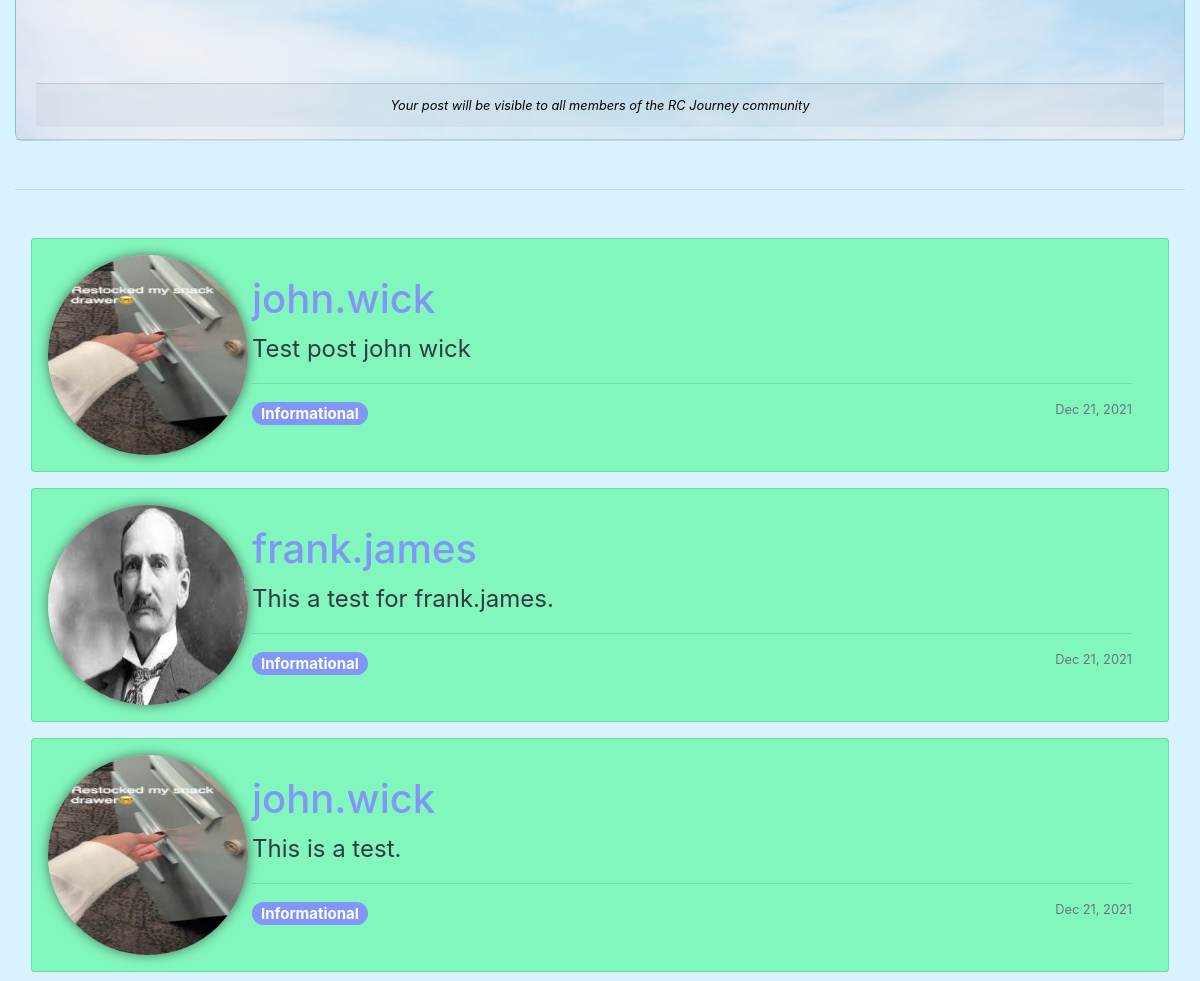
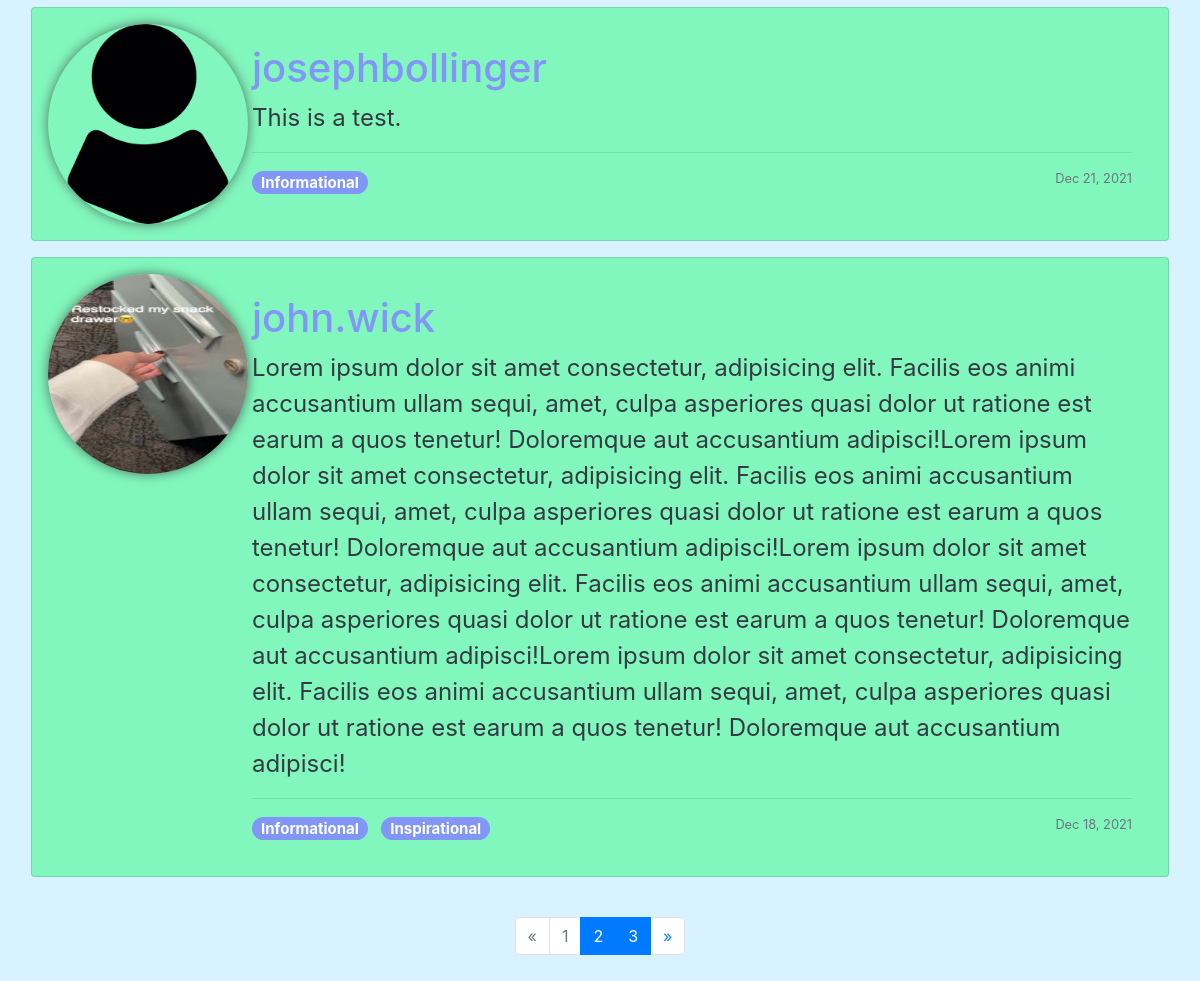
Before: /forum/ (signed in, lower part) with the older database file (2 pictures, top to bottom).
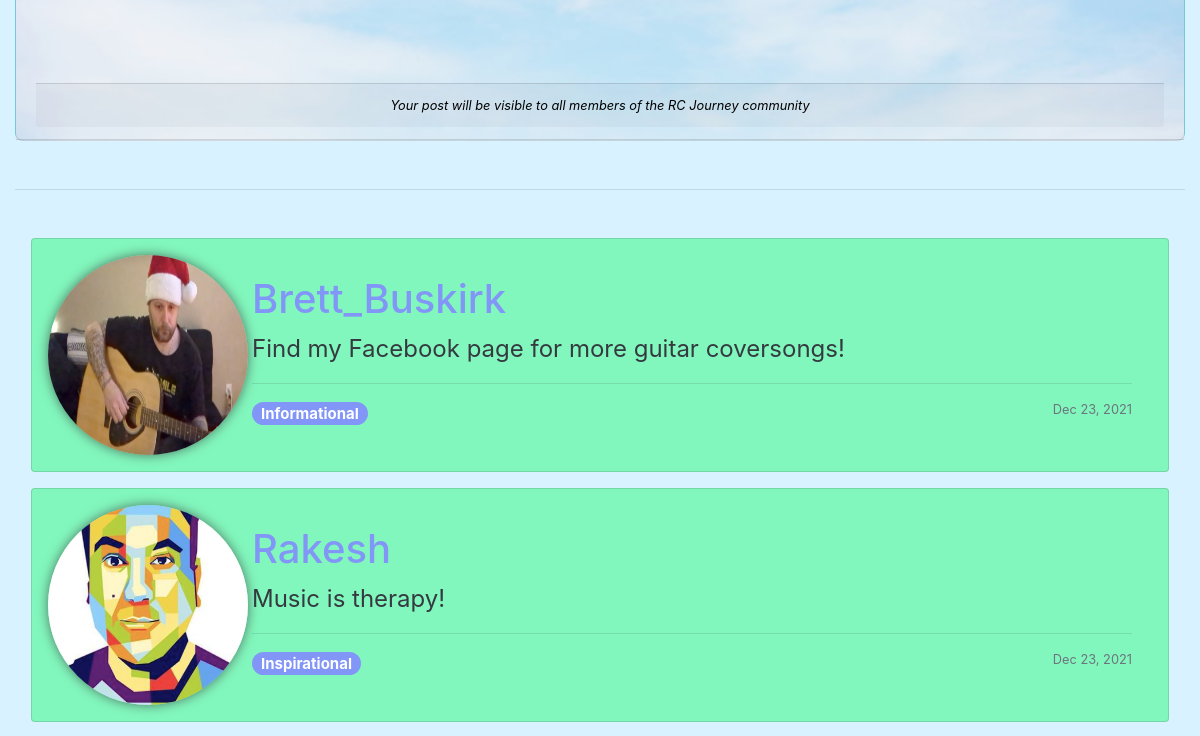
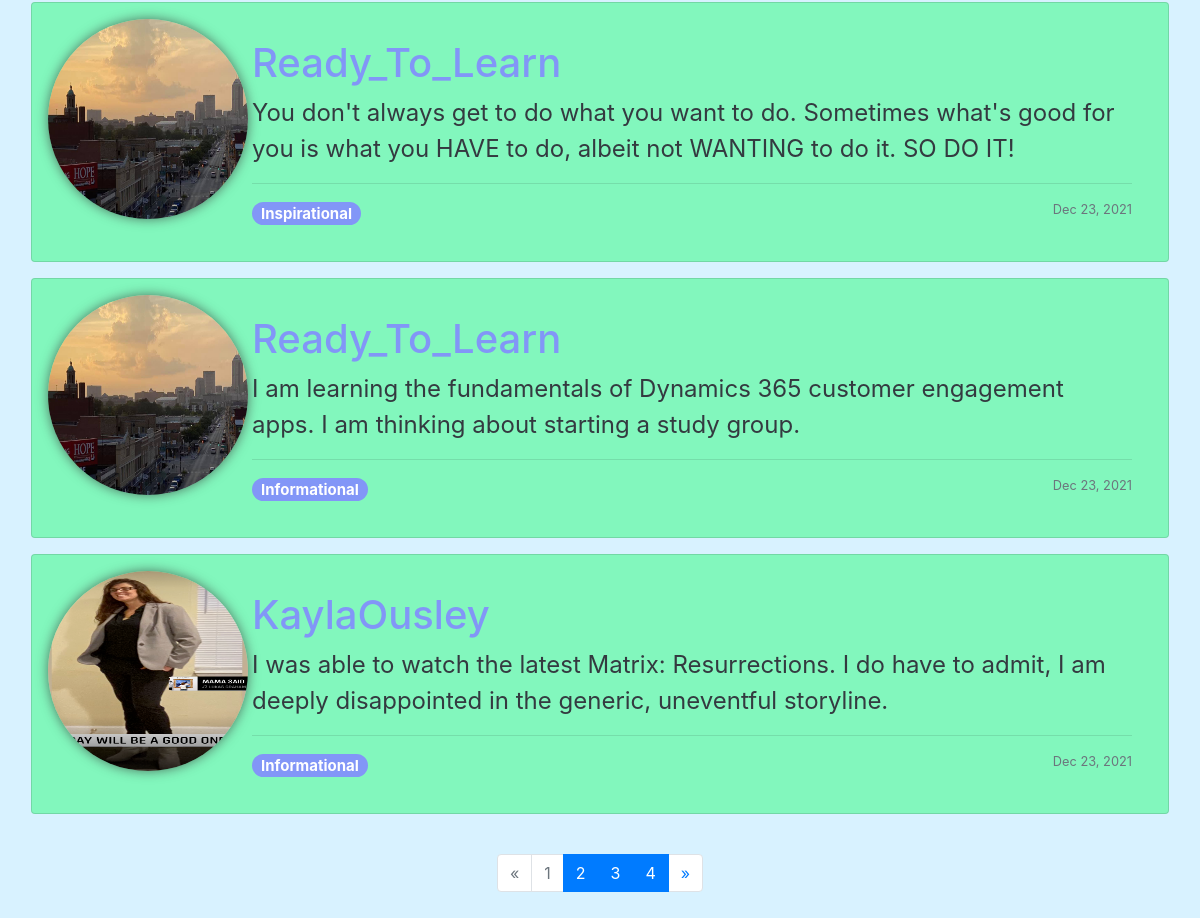
After: the same page with the newer database file (2 pictures, top to bottom).
### rcapp/models.py (models this page shows)
class Post(models.Model):
    post_id = models.AutoField(primary_key=True)
    user_id = models.ForeignKey(Profile, on_delete=models.CASCADE)
    post = models.TextField(blank=True, null=True)
    date_created = models.DateTimeField(auto_now=True, null=True,)
    tags = models.ManyToManyField(Tag)

class Profile(models.Model):
    user = models.OneToOneField(User, on_delete=models.CASCADE)
    profile_image = models.ImageField(
        default='profile1.png', null=True, blank=True)
    bio = models.TextField(null=True, blank=True)

class Tag(models.Model):
    tag_id = models.AutoField(primary_key=True)
    name = models.CharField(max_length=255)

### rcapp/views.py (the view, shortened to what this page needs)
# urls.py: path('forum/', views.forum, name='forum'),
@login_required(login_url='landing')
def forum(request):
    if request.method == 'GET':
        form = PostForm()
        posts = Post.objects.all().order_by('-date_created')
        post_filter = PostFilter(request.GET, queryset=posts)
        posts = post_filter.qs
        paginate_posts = Paginator(posts, 5)
        page = request.GET.get('page', 1)
        posts_page_obj = paginate_posts.get_page(page)
        context = {
          'form': form,
          'post_filter': post_filter,
          'posts_page_obj': posts_page_obj,
          "current_user": request.user.profile.id
          }
        return render(request, 'forum.html', context)

### rcapp/templatetags/rcapp_extras.py (called while the page is built)
@register.simple_tag
def my_url(value, field_name, urlencode=None):
    url = '?{}={}'.format(field_name, value)
    if urlencode:
        querystring = urlencode.split('&')
        filtered_querystring = filter(
            lambda p: p.split('=')[0] != field_name, querystring)
        encoded_querystring = '&'.join(filtered_querystring)
        url = '{}&{}'.format(url, encoded_querystring)
    return url

### rcapp/templates/forum.html (shortened to what this page needs)
{% load static %}
<!DOCTYPE html>
<html lang="en">
  <head>
    <link
      rel="stylesheet"
      href="https://stackpath.bootstrapcdn.com/bootstrap/4.1.3/css/bootstrap.min.css"
    />
    <link
      rel="stylesheet"
      href="https://use.fontawesome.com/releases/v5.6.1/css/all.css"
    />
    <link rel="stylesheet" href="{% static 'css/forum.css' %}" />
  </head>
  <body>
    {% load rcapp_extras %}
    <div class="container-fluid">
      <div class="card post-card">
        <div class="card-header">
          <div class="card-body row p-5">
            <div class="col-md-6 my-3">
            </div>
            <div class="col-md-6 my-3">
              <div class="card-body">
              </div>
            </div>
          </div>
          <div class="card-footer">
            <p class="text-center small">
              Your post will be visible to all members of the RC Journey
              community
            </p>
          </div>
        </div>
      </div>
      <hr class="separator" />
      {% for post in posts_page_obj %}
      <div class="card all-posts-card">
        <div class="row no-gutters">
          <div class="col-md-2">
            <img
              src="{{ post.user_id.profile_image.url }}"
              alt="{{ post.user_id.user.username }}"
              class="user-img card-img"
            />
          </div>
          <div class="col-md-10">
            <div class="card-body">
              <a href="{% url 'profile' post.user_id_id %}">
                <h1 class="text-secondary">{{ post.user_id.user.username }}</h1>
              </a>
              <p class="text-dark">{{ post.post }}</p>
              <hr>
                {% for tag in post.tags.all %}
                <h5 class="mr-2 d-inline">
                  <span class="badge badge-pill badge-purple"
                    >{{ tag.name }}</span
                  >
                </h5>
                {% endfor %}
                <small class="text-muted float-right">
                  {{ post.date_created|date:"M d, Y" }}
                </small>
            </div>
          </div>
        </div>
      </div>
      {% endfor %}
      <br />
      {% if posts_page_obj.has_other_pages %}
      <ul class="pagination justify-content-center">
        {% if posts_page_obj.has_previous %}
        <li class="page-item">
          <a
            class="page-link"
            href="{% my_url posts_page_obj.previous_page_number 'page' request.GET.urlencode%}}"
            >&laquo;</a
          >
        </li>
        {% else %}
        <li class="disabled page-item">
          <a class="page-link" href="#">&laquo;</a>
        </li>
        {% endif %}
        <br />
        {% for i in posts_page_obj.paginator.page_range %}
        <br />
        {% if posts_page_obj.number == i %}
        <li class="disabled page-item">
          <a class="page-link" href="#"
            >{{ i }} <span class="sr-only">(current)</span></a
          >
        </li>
        {% else %}
        <li class="page-item active">
          <a
            class="page-link"
            href="{% my_url i 'page' request.GET.urlencode %}"
          >
            {{ i }}</a
          >
        </li>
        {% endif %} {% endfor %} {% if posts_page_obj.has_next %}
        <li class="page-item">
          <a
            class="page-link"
            href="{% my_url posts_page_obj.next_page_number 'page' request.GET.urlencode %}"
            >&raquo;</a
          >
        </li>
        {% else %}
        <li class="disabled page-item">
          <a class="page-link" href="#">&raquo;</a>
        </li>
        {% endif %}
      </ul>
      {% endif %}
    </div>
  </body>
</html>

Changed rows visible on the page:
no longer on this page (row unchanged): Post: user_id.profile_image (picture), user_id.user.username "john.wick", post "Test post john wick", date_created "Dec 21, 2021", Tag (name "Informational")
no longer on this page (row unchanged): Post: user_id.profile_image (picture), user_id.user.username "frank.james", post "This a test for frank.james.", date_created "Dec 21, 2021", Tag (name "Informational")
no longer on this page (row unchanged): Post: user_id.profile_image (picture), user_id.user.username "john.wick", post "This is a test.", date_created "Dec 21, 2021", Tag (name "Informational")
no longer on this page (row unchanged): Post: user_id.profile_image (picture), user_id.user.username "josephbollinger", post "This is a test.", date_created "Dec 21, 2021", Tag (name "Informational")
no longer on this page (row unchanged): Post: user_id.profile_image (picture), user_id.user.username "john.wick", post "Lorem ipsum dolor sit amet consectetur, adipisicing elit. Facilis eos animi accusantium ullam sequi, amet, culpa asperiores quasi dolor ut ratione est earum a quos tenetur! Doloremque aut accusantium adipisci!Lorem ipsum dolor sit amet consectetur, adipisicing elit. Facilis eos animi accusantium ullam sequi, amet, culpa asperiores quasi dolor ut ratione est earum a quos tenetur! Doloremque aut accusantium adipisci!Lorem ipsum dolor sit amet consectetur, adipisicing elit. Facilis eos animi accusantium ullam sequi, amet, culpa asperiores quasi dolor ut ratione est earum a quos tenetur! Doloremque aut accusantium adipisci!Lorem ipsum dolor sit amet consectetur, adipisicing elit. Facilis eos…", date_created "Dec 18, 2021", Tag (name "Informational"), Tag (name "Inspirational")
added Post: user_id.profile_image (picture), user_id.user.username "Brett_Buskirk", post "Find my Facebook page for more guitar coversongs!", date_created "Dec 23, 2021", Tag (name "Informational")
added Post: user_id.profile_image (picture), user_id.user.username "Rakesh", post "Music is therapy!", date_created "Dec 23, 2021", Tag (name "Inspirational")
added Post: user_id.profile_image (placeholder picture), user_id.user.username "Ready_To_Learn", post "You don't always get to do what you want to do. Sometimes what's good for you is what you HAVE to do, albeit not WANTING to do it. SO DO IT!", date_created "Dec 23, 2021", Tag (name "Inspirational")
added Post: user_id.profile_image (placeholder picture), user_id.user.username "Ready_To_Learn", post "I am learning the fundamentals of Dynamics 365 customer engagement apps. I am thinking about starting a study group.", date_created "Dec 23, 2021", Tag (name "Informational")
added Post: user_id.profile_image (picture), user_id.user.username "KaylaOusley", post "I was able to watch the latest Matrix: Resurrections. I do have to admit, I am deeply disappointed in the generic, uneventful storyline.", date_created "Dec 23, 2021", Tag (name "Informational")
Other visible differences:
new list line: "4"
